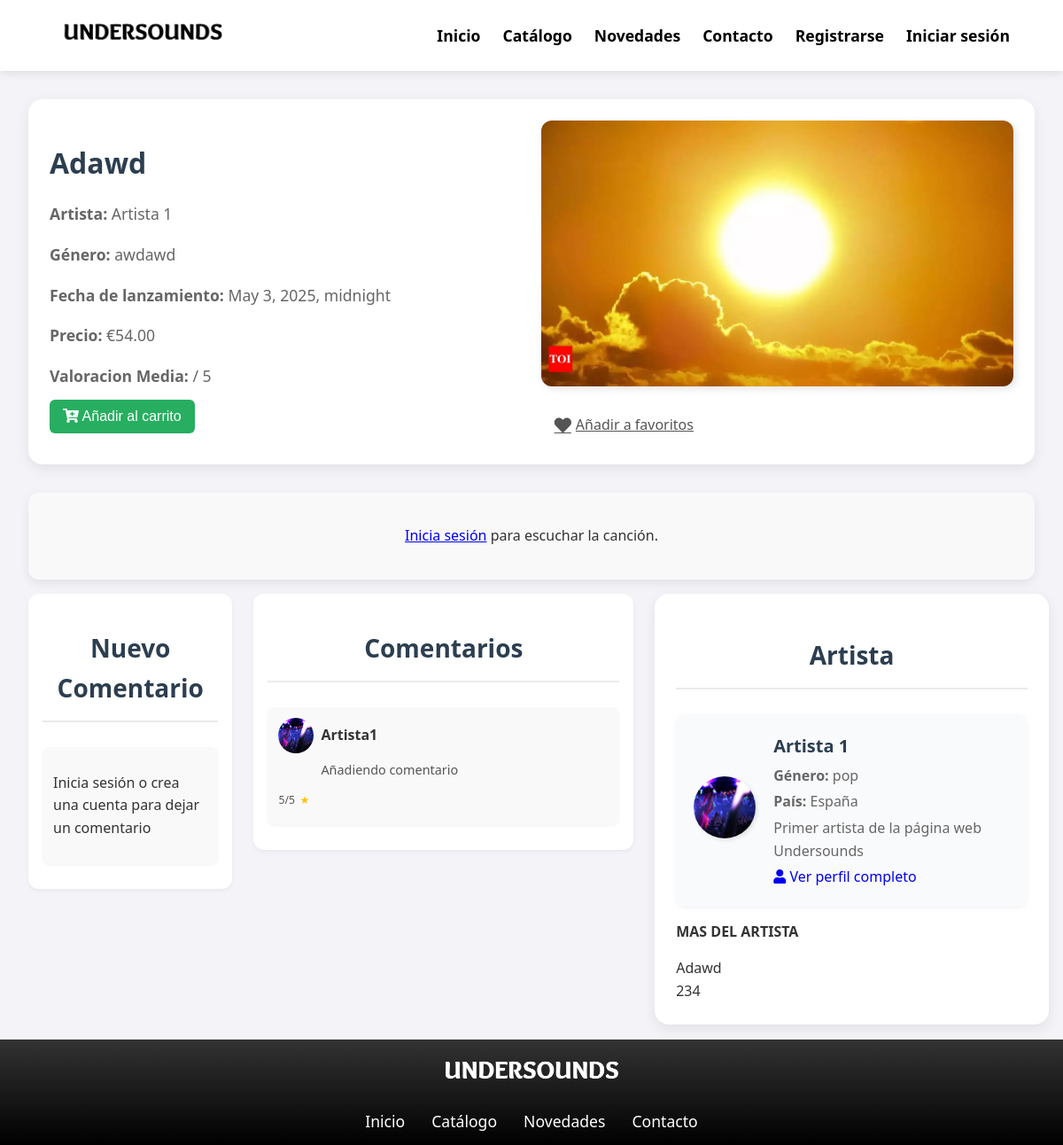
The app's page /music_detail/22/, older data.
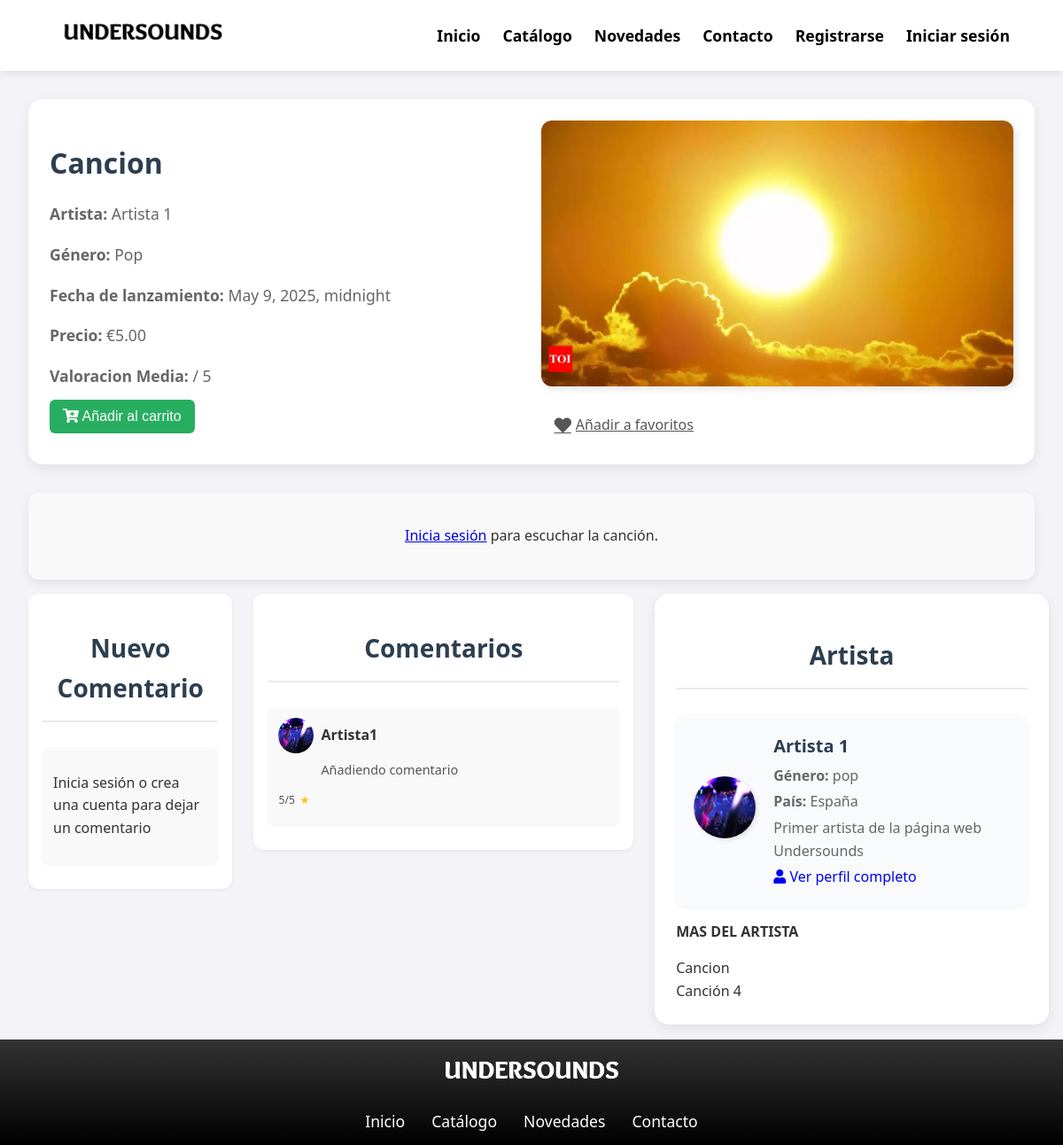
The same page, newer data.
### model/music/music_models.py (models this page shows)
class Song(models.Model):
    title = models.CharField(max_length=255)
    artist_name = models.CharField(max_length=100)
    genre = models.CharField(max_length=50)
    price = models.DecimalField(max_digits=8, decimal_places=2)
    release_date = models.DateTimeField()
    song_cover = models.ImageField(upload_to='song_covers/', blank=True, null=True)
    song_file = models.FileField(upload_to='songs/', blank=True, null=True)  # <-- New field
    album_id = models.IntegerField(blank=True, null=True, verbose_name="ID del álbum")
    class Meta:
        app_label = 'music'  # ¡Esto es crucial!
    def __str__(self):
        return f"{self.title} - {self.artist_name}"

### view/music/views.py (the view, shortened to what this page needs)
# urls.py: path('music_detail/', views.music_detail_redirect, name='music_detail'),
def music_detail(request, id):
    song_dto = SongController.get_song(id)
    if not song_dto:
        return render(request, '404.html', status=404)
    User = get_user_model()
    artist = User.objects.filter(artist_name=song_dto.artist_name).first()
    song = {
        'id': song_dto.id,
        'title': song_dto.title,
        'artist_name': song_dto.artist_name,
        'artist_id': artist.id if artist else None,
        'genre': song_dto.genre,
        'price': song_dto.price,
        'artist': artist,
        'release_date': song_dto.release_date,
        'song_cover': song_dto.song_cover,
        'song_file': song_dto.song_file,
        'album_id': song_dto.album_id,
    }
    album = UserController.get_album_by_id(song_dto.album_id) if song_dto.album_id else None
    comments_ratings = list(Comments.objects.filter(song_id=id))
    comments_ratings.reverse()
    artist_songs = UserController.get_artist_with_songs(artist.id) if artist else None
    in_cart = False
    in_order = False
    context = {
        'song': song,
        'comments': comments_ratings,
        'in_cart': in_cart,
        'in_order': in_order,
        'artist_songs': artist_songs.songs.all() if artist_songs else [],
        'album_id': song_dto.album_id,
        'album': album,
    }
    return render(request, 'music/music_detail.html', context)

### controller/music_controller.py (called while the page is built)
    @staticmethod
    def get_song(song_id):
        return SongDAO.get_by_id(song_id)

### controller/user_controller.py (called while the page is built)
    @staticmethod
    def get_artist_with_songs(user_id):
        user = UserDAO.get_by_id(user_id)
        if user and user.role == 'artist':
            user_dto = UserFactory.create_from_model(user)
            user_dto.songs = user.songs.all()
            user_dto.albums = user.albums.all()
            return user_dto
        return None

### model/Dao/music_dao.py (called while the page is built)
    @staticmethod
    def get_by_id(song_id):
        logger.debug(f"get_by_id: Intentando obtener la canción con ID {song_id}")
        try:
            song = Song.objects.get(id=song_id)
            logger.debug(f"get_by_id: Canción encontrada: {song}")
            return SongFactory.create_dto_from_model(song)
        except ObjectDoesNotExist:
            logger.error(f"get_by_id: No se encontró la canción con ID {song_id}")
            return None

### model/Dao/user_dao.py (called while the page is built)
    @staticmethod
    def get_by_id(user_id):
        try:
            return User.objects.get(pk=user_id)
        except User.DoesNotExist:
            return None

### view/music/templates/music/music_detail.html (shortened to what the changed rows need)
{% extends 'base.html' %}
{% load static %}
{% block extra_css %}
    <link rel="stylesheet" href="{% static 'music/css/musicdetail.css' %}">
    <link rel="stylesheet" href="https://cdnjs.cloudflare.com/ajax/libs/font-awesome/5.15.4/css/all.min.css">
{% endblock %}
{% block content %}
<body>
<main>
    <div class="track-info">
        <div class="track-details">
            <h1>{{ song.title }}</h1>
            <p><strong>Artista:</strong> {{ song.artist_name }}</p>
            <p><strong>Género:</strong> {{ song.genre }}</p>
            <p><strong>Fecha de lanzamiento:</strong> {{ song.release_date }}</p>
            <p><strong>Precio:</strong> €{{ song.price }}</p>
            <p><strong>Valoracion Media:</strong> {{ rating |floatformat:2 }} / 5</p>
            <form action="{% url 'add_song_to_cart' song.id %}" method="post" class="add-to-cart-form">
                {% if in_order %}
                    <button type="button" class="add-to-cart-btn" disabled>
                        <i class="fas fa-check-double"></i> Ya comprado
                    </button>
                {% elif in_cart %}
                    <button type="button" class="add-to-cart-btn" disabled>
                        <i class="fas fa-shopping-cart"></i> En el carrito
                    </button>
                {% else %}
                    <button type="submit" class="add-to-cart-btn">
                    </button>
                {% endif %}
            </form>
        </div>
    </div>
</main>
<div class="comments-section">
    <div class="new-comment">
        <h2><strong>Nuevo Comentario</strong></h2>
    </div>
            <div class="comments-list">
            <h2><strong>Comentarios</strong></h2>
        </div>
   <div class="author-info">
        <h2><strong>Artista</strong></h2>
        {% if song.artist %}
        <div class="artist-more">
            {% for song in artist_songs %}
                <div>
                    <a class="btn" style="text-decoration: none; margin-top: 10px;" onclick="location.href='{% url 'music_detail_id' song.id %}'">
                         {{ song.title}}
                    </a>
                </div>
            {% endfor %}
        </div>
        {% else %}
            <p>Información del artista no disponible</p>
        {% endif %}
    </div>
</div>
{% endblock %}

Row changes from the older to the newer data that the page shows:
changed Song "Artista 1": title "Adawd" → "Cancion"; genre "awdawd" → "Pop"; release_date "May 3, 2025, midnight" → "May 9, 2025, midnight"; price "54.00" → "5.00"
changed Song: title "234" → "Canción 4"
